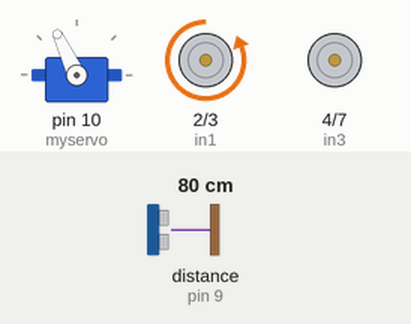
Recording of a sketch running on a simulated Arduino Uno, built with avr-gcc and run on an emulated ATmega328P. Parts: servo, motor-driver pin pairs drawn as motors (green arrow = first pin HIGH = forward, orange = second pin HIGH = backward, longer = more drive, scaled by the enable pin). Wiring (inferred from the names in the program): ultrasonic range finder: trigger pin 8; echo pin 9. The test bench sets the inputs (shaded band); at power-on: distance to the obstacle (sensor on pin 9) 80 cm. The echo pulse lasts 58.3 µs per cm.

Above: at 3.5 s.
3.6 s: distance to the obstacle (sensor on pin 9) set to 2 cm
At 6.2 s:
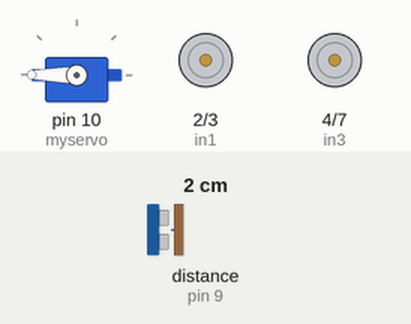
8.0 s: distance to the obstacle (sensor on pin 9) set to 18 cm
At 14.59 s:
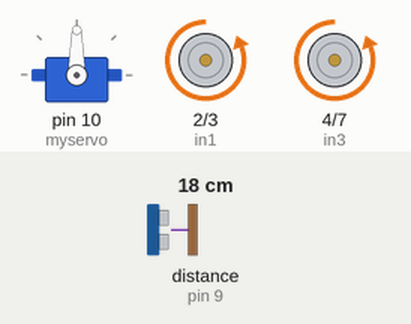
15.2 s: distance to the obstacle (sensor on pin 9) set to 4 cm
At 18.29 s:
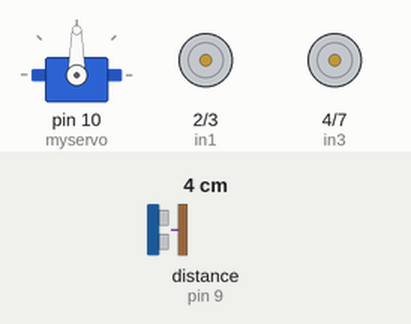
Timing chart, 0 to 24.8 s (numbered marks = the images above; inputs shaded):
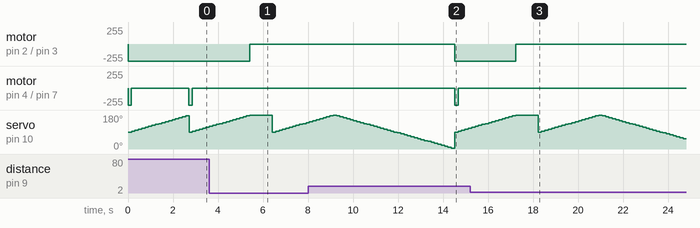

Measured:
- after the input at 3.6 s, motor on pin 2 (in1) / pin 3 (in2): backward 255/255 → stopped after 1.8 s; motor on pin 4 (in3) / pin 7 (in4): stays stopped (without the input it goes to backward 255/255 after 1.8 s)
- after the input at 8.0 s, motor on pin 2 (in1) / pin 3 (in2): stopped → backward 255/255 after 6.5 s; motor on pin 4 (in3) / pin 7 (in4): stopped → backward 255/255 after 6.5 s, → stopped 0.15 s later
- after the input at 15.2 s, motor on pin 2 (in1) / pin 3 (in2): backward 255/255 → stopped after 2.0 s; motor on pin 4 (in3) / pin 7 (in4): stops changing and stays stopped
- by itself, motor on pin 4 (in3) / pin 7 (in4): alternates backward 255/255 for 0.15 s and stopped for 2.6 s

The sketch:

carro1.ino
```cpp
#include <Ultrasonic.h>


#include <AFMotor.h>

#include <Servo.h>
Servo myservo;
int pos = 90;  //posição inicial do servo "original 90"
int echopin = 9; // a saido echo do SRF05 liga no pin 9
int trigerpin = 8; // a saida triger do SRFo5 liga no pin 8
int in1 = 2; // pino 1 do motor 1
int in2 = 3; // pino 2 do motor 1
int in3 = 4; // pino 1 do motor 2
int in4 = 7; // pinto 2 do motor 2
int enable1 = 5; // define a velociadade do motor 1
int enable2 = 6; // define a velocidade do motor 2
unsigned long pulsetime = 0; // Variavel que faz a leitura do pulso
unsigned long distancia = 0; //Variavel que que armazena a distancia
void stopMotor() {
  //para os motores
  analogWrite(enable1, 0);
  analogWrite(enable2, 0);
}
void setup()
{
  myservo.attach(10); // anexa o servo lógico ao fisico no pino 10
  pinMode(enable1, OUTPUT); // define todos os pinos como saída
  pinMode(enable2, OUTPUT);
  pinMode(in1, OUTPUT);
  pinMode(in2, OUTPUT);
  pinMode(in3, OUTPUT);
  pinMode(in4, OUTPUT);
  pinMode(trigerpin, OUTPUT); // define o pino triger como saída
  pinMode(echopin, INPUT); // define o pino echo como entrada
}
void loop()
{
  digitalWrite(trigerpin, HIGH);
  delayMicroseconds(50);
  digitalWrite(trigerpin,LOW);
  pulsetime = pulseIn(echopin, HIGH);
  distancia = pulsetime/58; // converte para cm
  if (distancia > 16) // se a distancia for maior que 16 cm
  {
    analogWrite(enable1, 255); // velocidade do motor 1
    analogWrite(enable2, 255); // velocidade do motor 2
    digitalWrite(in1, LOW); // apenas pinos secundarios em HiGH, definindo o movimento para frente
    digitalWrite(in2, HIGH);
    digitalWrite(in3, LOW);
    digitalWrite(in4, HIGH);

  }
  if (distancia <= 15) // se a distancia for menor ou igual a 15
  {
    stopMotor();  //para o motor por 1 segundo
    delay(1000);
  }
  for (pos = 90; pos < 180; pos += 5) // para posição 90 girar o servo em pulsos de 5 graus até 175
  {
    myservo.write(pos);
    delay(150);

    if (distancia > 16) // se a distancia for maior que 16 cm
    {
      analogWrite(enable1, 255);
      analogWrite(enable2, 0); // gira para esquerda
      digitalWrite(in1, LOW);
      digitalWrite(in2, HIGH);
      digitalWrite(in3, LOW);
      digitalWrite(in4, HIGH);
    }
  }
  if (distancia <= 15) // se a distancia for menor ou igual que 15 cm
  {
    for (pos = 180; pos >= 1; pos -= 5) // girar o servo para o outro lado, no mesmo ritmo
    {
      myservo.write(pos);
      delay(150);

      if (distancia > 16) // se a distancia for maior que 16 cm
      {
          analogWrite(enable1, 0); // girar a direta
        analogWrite(enable2, 255);
        digitalWrite(in1, LOW);
        digitalWrite(in2, HIGH);
        digitalWrite(in3, LOW);
        digitalWrite(in4, HIGH);
      }
    }
  }
  if (distancia > 16); // se a distancia for maior que 16
  {
    myservo.write(pos);  // servo volta a posição inicial e anda para frente
     analogWrite(enable1, 255);
        analogWrite(enable2, 255);
        digitalWrite(in1, LOW);
        digitalWrite(in2, HIGH);
        digitalWrite(in3, LOW);
        digitalWrite(in4, HIGH);
  }
}
```
